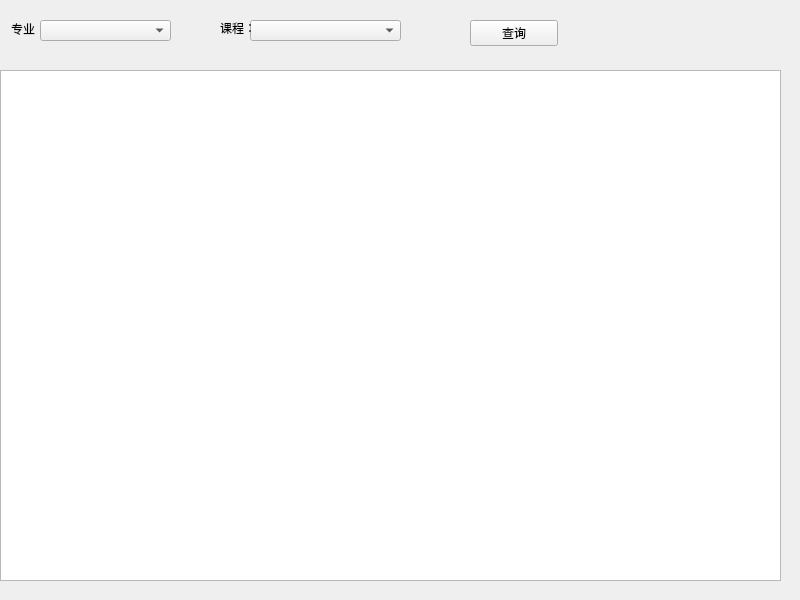
<?xml version="1.0" encoding="UTF-8"?>
<ui version="4.0">
 <class>AiScoreWindow</class>
 <widget class="QMainWindow" name="AiScoreWindow">
  <property name="geometry">
   <rect>
    <x>0</x>
    <y>0</y>
    <width>800</width>
    <height>600</height>
   </rect>
  </property>
  <property name="windowTitle">
   <string>学生成绩管理系统 | AI模型分析成绩</string>
  </property>
  <property name="windowIcon">
   <iconset resource="../rc.qrc">
    <normaloff>:/ico/images/appstu.ICO</normaloff>:/ico/images/appstu.ICO</iconset>
  </property>
  <widget class="QWidget" name="centralwidget">
   <widget class="QComboBox" name="cboxSub">
    <property name="geometry">
     <rect>
      <x>250</x>
      <y>20</y>
      <width>151</width>
      <height>21</height>
     </rect>
    </property>
   </widget>
   <widget class="QLabel" name="label">
    <property name="geometry">
     <rect>
      <x>220</x>
      <y>20</y>
      <width>36</width>
      <height>16</height>
     </rect>
    </property>
    <property name="text">
     <string>课程：</string>
    </property>
   </widget>
   <widget class="QLabel" name="label_2">
    <property name="geometry">
     <rect>
      <x>11</x>
      <y>21</y>
      <width>36</width>
      <height>16</height>
     </rect>
    </property>
    <property name="text">
     <string>专业：</string>
    </property>
   </widget>
   <widget class="QComboBox" name="cboxMajor">
    <property name="geometry">
     <rect>
      <x>40</x>
      <y>20</y>
      <width>131</width>
      <height>21</height>
     </rect>
    </property>
   </widget>
   <widget class="QPlainTextEdit" name="showEdit">
    <property name="geometry">
     <rect>
      <x>0</x>
      <y>70</y>
      <width>781</width>
      <height>511</height>
     </rect>
    </property>
    <property name="readOnly">
     <bool>true</bool>
    </property>
   </widget>
   <widget class="QPushButton" name="queryBtn">
    <property name="geometry">
     <rect>
      <x>470</x>
      <y>20</y>
      <width>88</width>
      <height>26</height>
     </rect>
    </property>
    <property name="text">
     <string>查询</string>
    </property>
   </widget>
  </widget>
 </widget>
 <resources>
  <include location="../rc.qrc"/>
 </resources>
 <connections/>
</ui>
